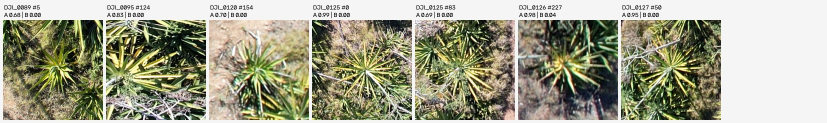
#> input picture teste_saude/comparacao/so_A.jpg, 1654 x 246 px (shown at 1/2 size); its folder holds only this picture in this run
$ python montagem.py ../teste_saude/comparacao ../teste_saude/comparacao/so_A.jpg 5 5
#> lines starting #> are read from the running program, lines starting #| are printed output that depends on the picture; after the words box and inside, x2 and y2 are one past the last pixel; in counts of white or black regions, pixels touching at a corner belong together
"""Folha(s) de contato de uma pasta de recortes, para revisar tudo de uma vez.

    python tools/montagem.py <pasta> <prefixo_saida> [por_folha] [cols]

Numera as celulas 1..N na ordem alfabetica dos arquivos — a MESMA ordem que o
Explorer do Windows mostra. Assim da para revisar de dois jeitos:

  - arrastar os recortes no Explorer para uma subpasta, ou
  - anotar os numeros ("secas: 5, 12, 40-44") e passar para o assistente.

Ignora subpastas (so le arquivos de imagem diretos da pasta).
"""

from __future__ import annotations

import sys
from pathlib import Path

import cv2
import numpy as np

EXT = {".jpg", ".jpeg", ".png"}


def main() -> None:
    pasta = Path(sys.argv[1])
    prefixo = sys.argv[2]
    por_folha = int(sys.argv[3]) if len(sys.argv) > 3 else 120
    cols = int(sys.argv[4]) if len(sys.argv) > 4 else 12
    cell, margem, rotulo = 150, 6, 18

    arquivos = sorted(p for p in pasta.iterdir()
                      if p.is_file() and p.suffix.lower() in EXT)
    if not arquivos:
        raise SystemExit(f"nenhuma imagem em {pasta}")

    cw, ch = cell + margem, cell + rotulo + margem
    n_folhas = (len(arquivos) + por_folha - 1) // por_folha
    for f in range(n_folhas):
        bloco = arquivos[f * por_folha:(f + 1) * por_folha]
        rows = (len(bloco) + cols - 1) // cols
        canvas = np.full((rows * ch + margem, cols * cw + margem, 3), 245, np.uint8)
        for i, p in enumerate(bloco):
            img = cv2.imread(str(p))
#> img is the input picture: shape (246, 1654, 3); mean B, G, R 137.7, 159.6, 159.6
            if img is None:
                continue
            img = cv2.resize(img, (cell, cell), interpolation=cv2.INTER_AREA)
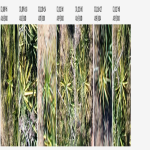
#> img: shape (150, 150, 3); mean B, G, R 137.7, 159.6, 159.6
            r, c = divmod(i, cols)
            oy, ox = margem + r * ch, margem + c * cw
            canvas[oy + rotulo:oy + rotulo + cell, ox:ox + cell] = img
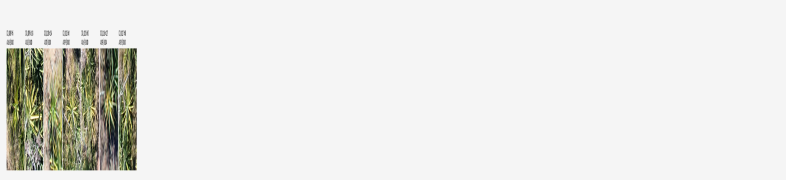
#> canvas: shape (180, 786, 3); mean B, G, R 227.9, 231.4, 231.4
            num = f * por_folha + i + 1
            cv2.putText(canvas, str(num), (ox + 2, oy + 14),
                        cv2.FONT_HERSHEY_SIMPLEX, 0.45, (0, 0, 0), 1, cv2.LINE_AA)
#> canvas: shape (180, 786, 3); 0.03% of pixels changed, all inside (x1, y1, x2, y2) = (10, 10, 16, 22)
        saida = f"{prefixo}_folha{f + 1}.jpg"
        cv2.imwrite(saida, canvas, [cv2.IMWRITE_JPEG_QUALITY, 92])
        ini, fim = f * por_folha + 1, f * por_folha + len(bloco)
        print(f"folha {f + 1}: #{ini}..{fim} ({len(bloco)} recortes) -> {saida}")


if __name__ == "__main__":
    main()
